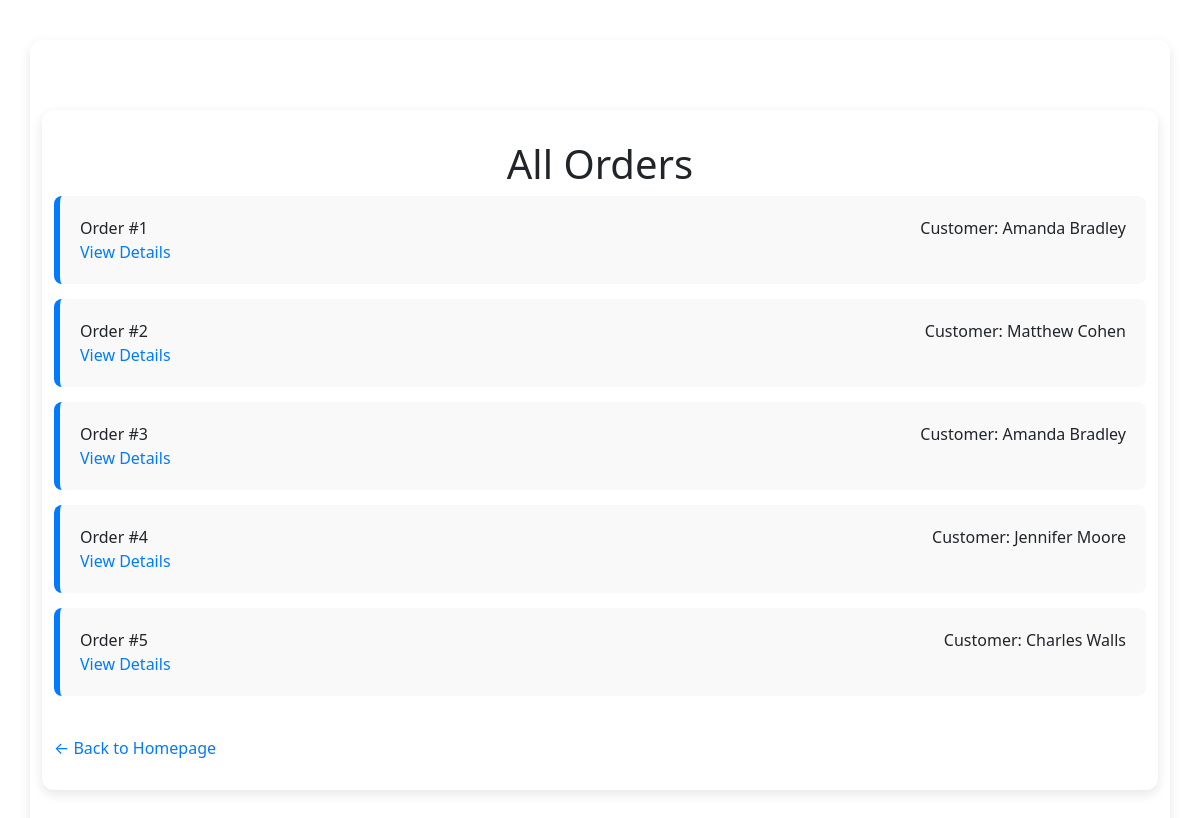
The page /orders on the database its author committed.
### model.py (models this page shows, shortened)
class Order(db.Model):
        __tablename__ = "order"
        id = mapped_column(Integer, primary_key=True, autoincrement=True)
        customer_id = mapped_column(Integer, ForeignKey("customers.id"))
        created = mapped_column(DateTime, default=datetime.now)
        completed = mapped_column(DateTime, nullable=True)
        amount = mapped_column(Float, nullable=True)
        product_order = relationship("ProductOrder", back_populates="order")
        customer = relationship("Customer", back_populates="order")

class Customer(db.Model):
    __tablename__ = "customers"
    id = mapped_column(Integer, primary_key=True, autoincrement=True)
    name = mapped_column(String)
    phone = mapped_column(String)
    order = relationship("Order", back_populates="customer")

### app.py (the view)
@app.route("/orders")
def show_orders():
    orders = db.session.execute(db.select(Order)).scalars()
    return render_template("orders.html", data = orders)

### templates/orders.html (shortened to what this page needs)
{% extends "base.html" %}
{% block content %}
<div class="container">
    <h1>All Orders</h1>
    <ul class="customers-list">
        {% for order in data %}
        <li>
            <div class="customer-info">
                <span class="customer-name">Order #{{ order.id }}</span>
                <span class="customer-phone">Customer: {{ order.customer.name }}</span>
            </div>
            <a class="customer-link" href="{{ url_for('order_detail', id=order.id) }}">
                View Details
            </a>
        </li>
        {% endfor %}
    </ul>
    <br>
    <a class="customer-link" href="{{ url_for('home') }}">← Back to Homepage</a>
</div>
{% endblock %}

### static/style.css (style rules this page uses)
body { background-color: #a3a2a2; color: #333; font-family: "Segoe UI", Tahoma, Geneva, Verdana, sans-serif; margin: 0; padding: 0; min-height: 100vh; }
.container { background-color: #fff; padding: 30px; margin-top: 40px; margin-bottom: 40px; border-radius: 12px; box-shadow: 0 4px 12px rgba(0, 0, 0, 0.1); max-width: 800px; }
h1 { color: #222; font-weight: 600; text-align: center; margin-bottom: 30px; }
ul.customers-list { list-style: none; padding: 0; }
ul.customers-list li { background-color: #f9f9f9; border-left: 6px solid #007BFF; margin-bottom: 15px; padding: 20px; border-radius: 8px; }
.customer-info { display: flex; justify-content: space-between; flex-wrap: wrap; }
.customer-link { color: #007BFF; text-decoration: none; }

### rows shown on the page
Order: id "1", customer.name "Amanda Bradley"
Order: id "2", customer.name "Matthew Cohen"
Order: id "3", customer.name "Amanda Bradley"
Order: id "4", customer.name "Jennifer Moore"
Order: id "5", customer.name "Charles Walls"
